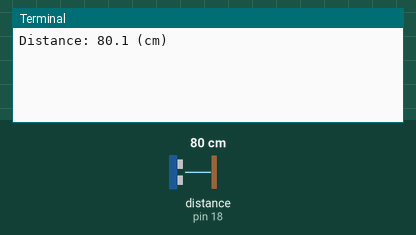
The program below on a simulated Raspberry Pi (header pin numbers). Shown: the last lines printed to the terminal. The inputs (shaded band) are chosen by the test bench; at power-on: distance to the obstacle (sensor on pin 18) 80 cm. The echo pulse lasts 58.3 µs per cm; the clock reads 2024-03-15 10:24:30 at power-on unless the program sets it.

Above: at 1.2 s.
1.3 s: distance to the obstacle (sensor on pin 18) set to 2 cm
At 1.3 s:
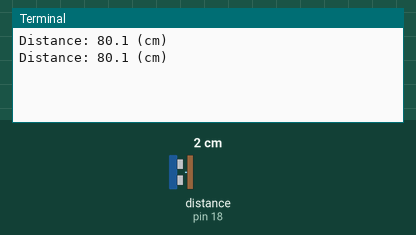
2.8 s: distance to the obstacle (sensor on pin 18) set to 4 cm
At 4.1 s:
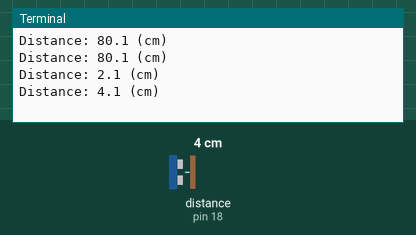
Timing chart, 0 to 5.8 s (numbered marks = the images above; inputs shaded):
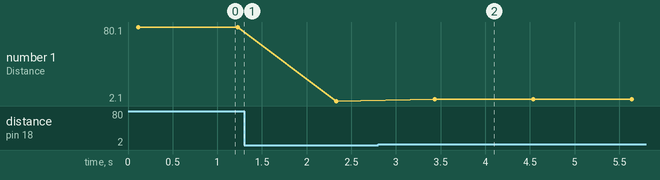

The program:

hc_sr04_measure_distance.py
```python
# (licence header left out)
import RPi.GPIO as GPIO
import time

GPIO.setmode(GPIO.BOARD)
TRIGGER_PIN = 16
ECHO_PIN    = 18
GPIO.setup(TRIGGER_PIN,  GPIO.OUT)
GPIO.setup(ECHO_PIN,     GPIO.IN)
GPIO.output(TRIGGER_PIN, GPIO.LOW)
v = 343		# (331 + 0.6*20)

def measure() :
    GPIO.output(TRIGGER_PIN, GPIO.HIGH)
    time.sleep(0.00001)	# 10uS
    GPIO.output(TRIGGER_PIN, GPIO.LOW)
    pulse_start = None
    pulse_end   = None

    while GPIO.input(ECHO_PIN) == GPIO.LOW:
        pulse_start = time.time()

    while GPIO.input(ECHO_PIN) == GPIO.HIGH:
        pulse_end = time.time()

    t = pulse_end - pulse_start

    d = t * v
    d = d/2

    return d*100


def measure_average() :
    d1 = measure()
    time.sleep(0.05)
    d2 = measure()
    time.sleep(0.05)
    d3 = measure()
    distance = (d1 + d2 + d3) / 3

    return distance

try :
    while True:
        distance = measure_average()
        print("Distance: %.1f (cm)" % distance)
        time.sleep(1)

except KeyboardInterrupt:
    print("Exception: KeyboardInterrupt")

finally:
    GPIO.cleanup()
```

Measured:
- after the input at 2.8 s, the terminal: prints a new line after 0.64 s (image 2)
- plotted number 1: 80.1 → 2.1 after the input at 1.3 s, 2.1 → 4.1 after the input at 2.8 s
